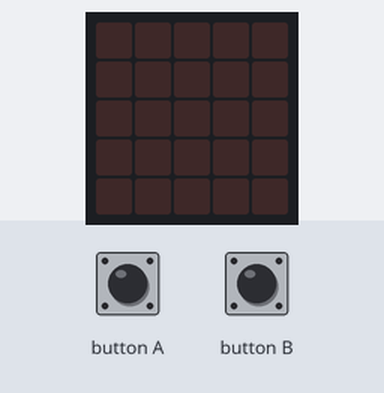
The program below on a simulated BBC micro:bit (MakeCode). Parts: the board's 5×5 LED display. The inputs (shaded band) are chosen by the test bench.

Above: at 1.2 s.
1.3 s: button A pressed for 0.15 s
At 1.65 s:
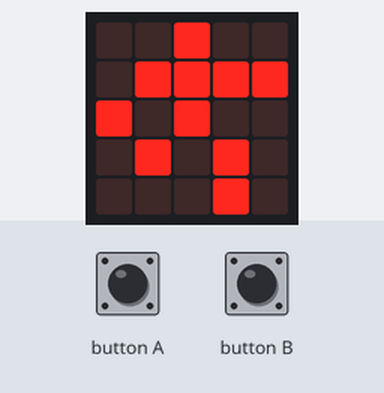
At 2.05 s:
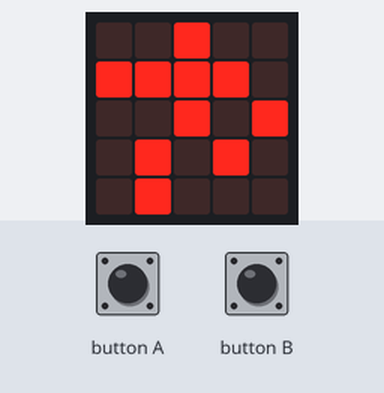
4.3 s: button B pressed for 0.15 s
At 9.65 s:
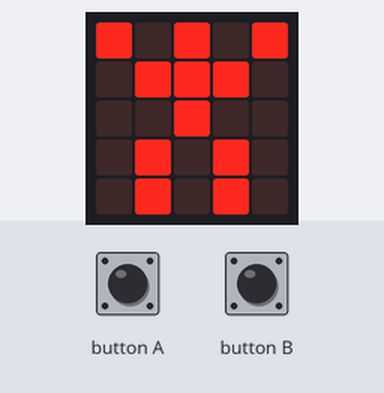
Timing chart, 0 to 11.2 s (numbered marks = the images above; inputs shaded):
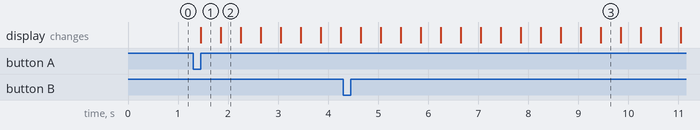

The program:

main.ts
```typescript
input.onButtonPressed(Button.A, function () {
    for (let index = 0; index < 4; index++) {
        basic.showLeds(`
            . . # . .
            . # # # #
            # . # . .
            . # . # .
            . . . # .
            `)
        basic.showLeds(`
            . . # . .
            # # # # .
            . . # . #
            . # . # .
            . # . . .
            `)
        basic.showLeds(`
            . . # . .
            . # # # #
            # . # . .
            . # . # .
            . . . # .
            `)
        basic.showLeds(`
            . . # . .
            # # # # .
            . . # . #
            . # . # .
            . # . . .
            `)
        basic.showLeds(`
            . . # . .
            . # # # .
            # . # . #
            . # . # .
            . # . # .
            `)
    }
})
input.onButtonPressed(Button.B, function () {
    for (let index = 0; index < 4; index++) {
        basic.showLeds(`
            # . # . #
            . # # # .
            . . # . .
            . # . # .
            . # . # .
            `)
        basic.showLeds(`
            . . # . .
            . # # # .
            # . # . #
            . # . # .
            # . . . #
            `)
        basic.showLeds(`
            # . # . #
            . # # # .
            . . # . .
            . # . # .
            . # . # .
            `)
        basic.showLeds(`
            . . # . .
            . # # # .
            # . # . #
            . # . # .
            # . . . #
            `)
        basic.showLeds(`
            . . # . .
            . # # # .
            # . # . #
            . # . # .
            . # . # .
            `)
    }
})
```

test.ts
```typescript
// testes vão aqui; isto não será compilado quando este pacote for usado como uma extensão.
```

Measured:
- after the input at 1.3 s, the display: changes after 0.15 s (image 1)
- after the input at 4.3 s, the display: first differs from a run without the input after 5.2 s (image 3)
- what the display in image 1 shows lasts 0.4 s, from 1.5 s to 1.9 s
